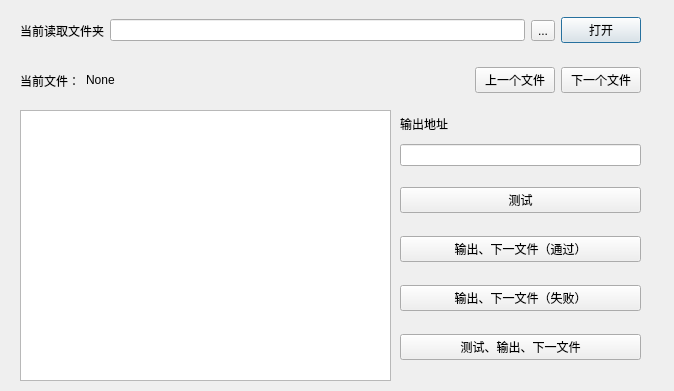
<?xml version="1.0" encoding="UTF-8"?>
<ui version="4.0">
 <class>AutoTestDialog</class>
 <widget class="QDialog" name="AutoTestDialog">
  <property name="geometry">
   <rect>
    <x>0</x>
    <y>0</y>
    <width>674</width>
    <height>391</height>
   </rect>
  </property>
  <property name="windowTitle">
   <string>Dialog</string>
  </property>
  <widget class="QWidget" name="horizontalLayoutWidget">
   <property name="geometry">
    <rect>
     <x>20</x>
     <y>10</y>
     <width>621</width>
     <height>41</height>
    </rect>
   </property>
   <layout class="QHBoxLayout" name="horizontalLayout">
    <item>
     <widget class="QLabel" name="label">
      <property name="text">
       <string>当前读取文件夹</string>
      </property>
     </widget>
    </item>
    <item>
     <widget class="QLineEdit" name="line_dir"/>
    </item>
    <item>
     <widget class="QToolButton" name="btn_select_dir">
      <property name="text">
       <string>...</string>
      </property>
     </widget>
    </item>
    <item>
     <widget class="QPushButton" name="btn_read_dir">
      <property name="text">
       <string>打开</string>
      </property>
     </widget>
    </item>
   </layout>
  </widget>
  <widget class="QWidget" name="horizontalLayoutWidget_2">
   <property name="geometry">
    <rect>
     <x>20</x>
     <y>60</y>
     <width>621</width>
     <height>41</height>
    </rect>
   </property>
   <layout class="QHBoxLayout" name="horizontalLayout_2">
    <item>
     <widget class="QLabel" name="label_2">
      <property name="sizePolicy">
       <sizepolicy hsizetype="Minimum" vsizetype="Preferred">
        <horstretch>0</horstretch>
        <verstretch>0</verstretch>
       </sizepolicy>
      </property>
      <property name="text">
       <string>当前文件：</string>
      </property>
     </widget>
    </item>
    <item>
     <widget class="QLabel" name="curr_file">
      <property name="sizePolicy">
       <sizepolicy hsizetype="Expanding" vsizetype="Preferred">
        <horstretch>0</horstretch>
        <verstretch>0</verstretch>
       </sizepolicy>
      </property>
      <property name="text">
       <string>None</string>
      </property>
      <property name="textInteractionFlags">
       <set>Qt::LinksAccessibleByMouse|Qt::TextSelectableByMouse</set>
      </property>
     </widget>
    </item>
    <item>
     <widget class="QPushButton" name="btn_prev">
      <property name="text">
       <string>上一个文件</string>
      </property>
     </widget>
    </item>
    <item>
     <widget class="QPushButton" name="btn_next">
      <property name="text">
       <string>下一个文件</string>
      </property>
     </widget>
    </item>
   </layout>
  </widget>
  <widget class="QWidget" name="verticalLayoutWidget">
   <property name="geometry">
    <rect>
     <x>400</x>
     <y>170</y>
     <width>241</width>
     <height>211</height>
    </rect>
   </property>
   <layout class="QVBoxLayout" name="verticalLayout">
    <item>
     <widget class="QPushButton" name="btn_test">
      <property name="text">
       <string>测试</string>
      </property>
     </widget>
    </item>
    <item>
     <widget class="QPushButton" name="btn_out_next_ok">
      <property name="text">
       <string>输出、下一文件（通过）</string>
      </property>
     </widget>
    </item>
    <item>
     <widget class="QPushButton" name="btn_out_next_err">
      <property name="text">
       <string>输出、下一文件（失败）</string>
      </property>
     </widget>
    </item>
    <item>
     <widget class="QPushButton" name="pushButton_5">
      <property name="text">
       <string>测试、输出、下一文件</string>
      </property>
     </widget>
    </item>
   </layout>
  </widget>
  <widget class="QListView" name="list_files">
   <property name="geometry">
    <rect>
     <x>20</x>
     <y>110</y>
     <width>371</width>
     <height>271</height>
    </rect>
   </property>
   <property name="sizePolicy">
    <sizepolicy hsizetype="Fixed" vsizetype="Fixed">
     <horstretch>0</horstretch>
     <verstretch>0</verstretch>
    </sizepolicy>
   </property>
  </widget>
  <widget class="QWidget" name="verticalLayoutWidget_2">
   <property name="geometry">
    <rect>
     <x>400</x>
     <y>110</y>
     <width>241</width>
     <height>56</height>
    </rect>
   </property>
   <layout class="QVBoxLayout" name="verticalLayout_2">
    <item>
     <widget class="QLabel" name="label_3">
      <property name="text">
       <string>输出地址</string>
      </property>
     </widget>
    </item>
    <item>
     <widget class="QLineEdit" name="le_out_dir"/>
    </item>
   </layout>
  </widget>
 </widget>
 <resources/>
 <connections/>
</ui>
